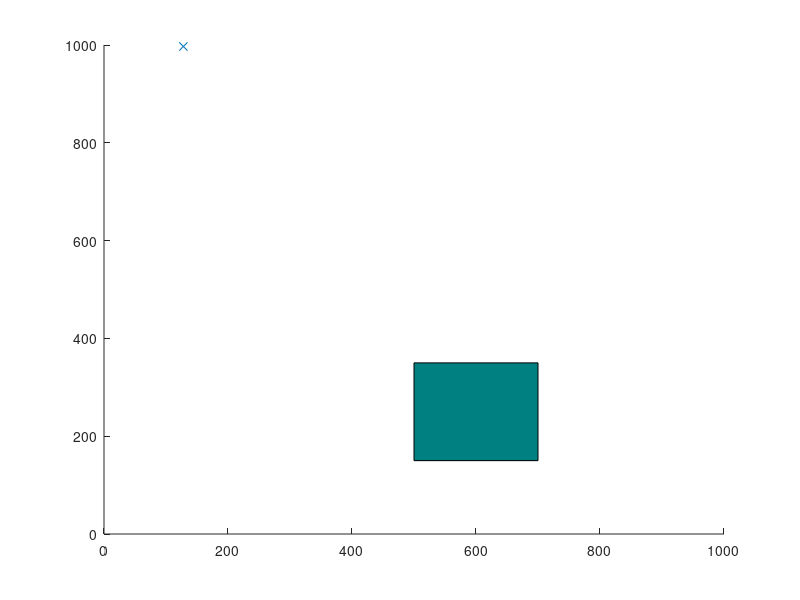

The MATLAB source for this figure: (Note: this script raises an error after producing the figure.)
% RRT* algorithm in 2D with collision avoidance.
% 
% Author: Sai Vemprala
% 
% nodes:    Contains list of all explored nodes. Each node contains its
%           coordinates, cost to reach and its parent.
% 
% Brief description of algorithm: 
% 1. Pick a random node q_rand.
% 2. Find the closest node q_near from explored nodes to branch out from, towards
%    q_rand.
% 3. Steer from q_near towards q_rand: interpolate if node is too far away, reach
%    q_new. Check that obstacle is not hit.
% 4. Update cost of reaching q_new from q_near, treat it as Cmin. For now,
%    q_near acts as the parent node of q_new.
% 5. From the list of 'visited' nodes, check for nearest neighbors with a 
%    given radius, insert in a list q_nearest.
% 6. In all members of q_nearest, check if q_new can be reached from a
%    different parent node with cost lower than Cmin, and without colliding
%    with the obstacle. Select the node that results in the least cost and 
%    update the parent of q_new.
% 7. Add q_new to node list.
% 8. Continue until maximum number of nodes is reached or goal is hit.

clearvars
close all

x_max = 1000;
y_max = 1000;
obstacle = [500,150,200,200];
EPS = 20;
numNodes = 100;        

q_start.coord = [0 0];
q_start.cost = 0;
q_start.parent = 0;
q_goal.coord = [999 999];
q_goal.cost = 0;

nodes(1) = q_start;
figure(1)
axis([0 x_max 0 y_max])
rectangle('Position',obstacle,'FaceColor',[0 .5 .5])
hold on

for i = 1:1:numNodes
    q_rand = [floor(rand(1)*x_max) floor(rand(1)*y_max)];
    plot(q_rand(1), q_rand(2), 'x', 'Color',  [0 0.4470 0.7410])
    
    % Break if goal node is already reached
    for j = 1:1:length(nodes)
        if nodes(j).coord == q_goal.coord
            break
        end
    end
    
    % Pick the closest node from existing list to branch out from
    ndist = [];
    for j = 1:1:length(nodes)
        n = nodes(j);
        tmp = dist(n.coord, q_rand);
        ndist = [ndist tmp];
    end
    [val, idx] = min(ndist);
    q_near = nodes(idx);
    
    q_new.coord = steer(q_rand, q_near.coord, val, EPS);
    if noCollision(q_rand, q_near.coord, obstacle)
        line([q_near.coord(1), q_new.coord(1)], [q_near.coord(2), q_new.coord(2)], 'Color', 'k', 'LineWidth', 2);
        drawnow
        hold on
        q_new.cost = dist(q_new.coord, q_near.coord) + q_near.cost;
        
        % Within a radius of r, find all existing nodes
        q_nearest = [];
        r = 60;
        neighbor_count = 1;
        for j = 1:1:length(nodes)
            if noCollision(nodes(j).coord, q_new.coord, obstacle) && dist(nodes(j).coord, q_new.coord) <= r
                q_nearest(neighbor_count).coord = nodes(j).coord;
                q_nearest(neighbor_count).cost = nodes(j).cost;
                neighbor_count = neighbor_count+1;
            end
        end
        
        % Initialize cost to currently known value
        q_min = q_near;
        C_min = q_new.cost;
        
        % Iterate through all nearest neighbors to find alternate lower
        % cost paths
        
        for k = 1:1:length(q_nearest)
            if noCollision(q_nearest(k).coord, q_new.coord, obstacle) && q_nearest(k).cost + dist(q_nearest(k).coord, q_new.coord) < C_min
                q_min = q_nearest(k);
                C_min = q_nearest(k).cost + dist(q_nearest(k).coord, q_new.coord);
                line([q_min.coord(1), q_new.coord(1)], [q_min.coord(2), q_new.coord(2)], 'Color', 'g');                
                hold on
            end
        end
        
        % Update parent to least cost-from node
        for j = 1:1:length(nodes)
            if nodes(j).coord == q_min.coord
                q_new.parent = j;
            end
        end
        
        % Append to nodes
        nodes = [nodes q_new];
    end
end

D = [];
for j = 1:1:length(nodes)
    tmpdist = dist(nodes(j).coord, q_goal.coord);
    D = [D tmpdist];
end

% Search backwards from goal to start to find the optimal least cost path
[val, idx] = min(D);
q_final = nodes(idx);
q_goal.parent = idx;
q_end = q_goal;
nodes = [nodes q_goal];
while q_end.parent ~= 0
    start = q_end.parent;
    line([q_end.coord(1), nodes(start).coord(1)], [q_end.coord(2), nodes(start).coord(2)], 'Color', 'r', 'LineWidth', 2);
    hold on
    q_end = nodes(start);
end


